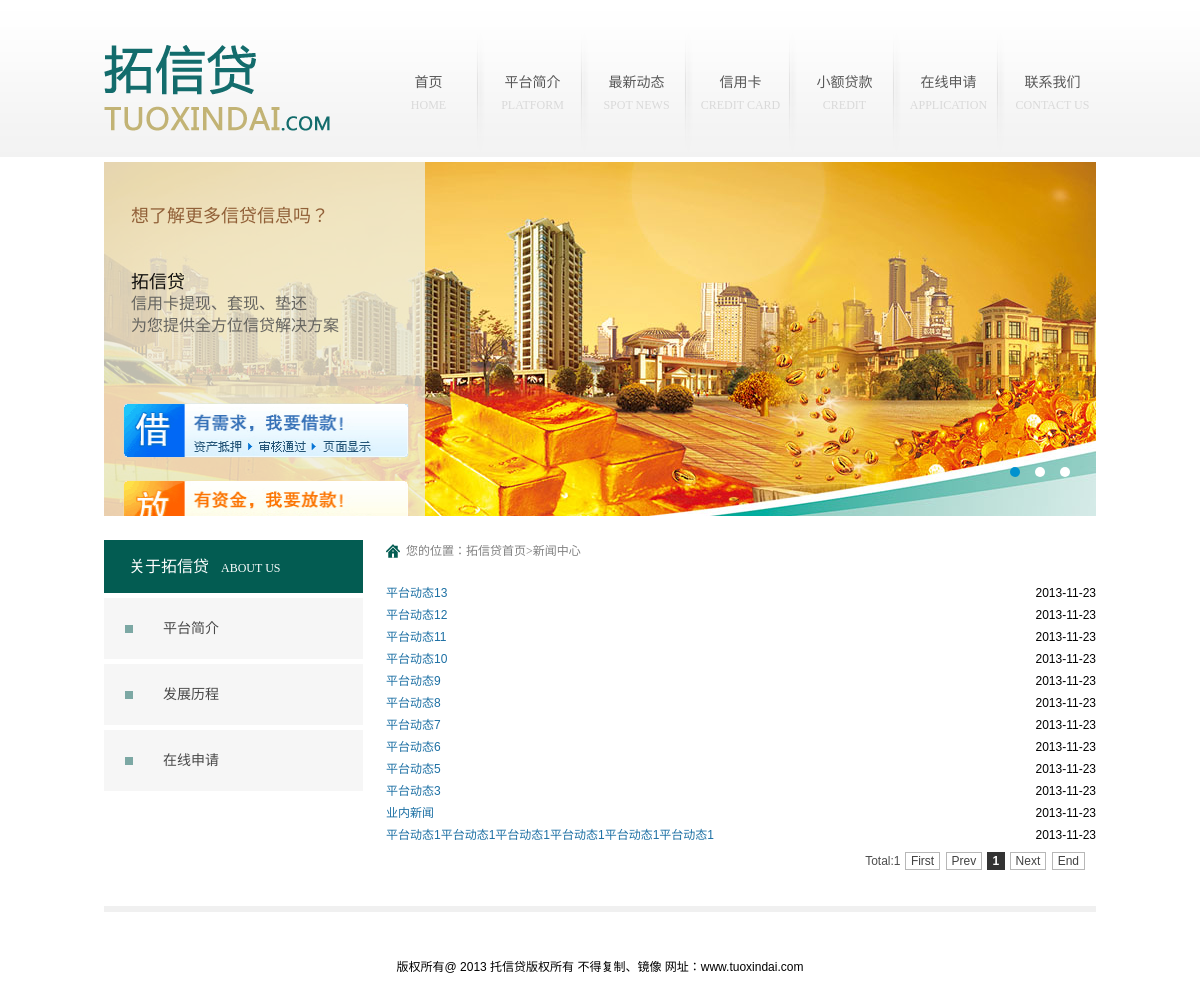
/list.php?id=1, run on the app's committed database.
### tables this page shows
CREATE TABLE IF NOT EXISTS `news` (
  `ID` int(10) NOT NULL AUTO_INCREMENT,
  `Tit` varchar(200) NOT NULL,
  `Content` longblob,
  `ClassID` int(10) NOT NULL,
  `DShow` tinyint(1) NOT NULL DEFAULT '0',
  `DOrder` int(11) NOT NULL DEFAULT '0',
  `Addtime` datetime NOT NULL,
  PRIMARY KEY (`ID`)
);

### list.php (the view, shortened to what this page needs)
<?php
require_once($web_root_part."lib/page.php");
$lid=$_GET['id'];
?>
<!DOCTYPE html PUBLIC "-//W3C//DTD XHTML 1.0 Transitional//EN" "http://www.w3.org/TR/xhtml1/DTD/xhtml1-transitional.dtd">
<html xmlns="http://www.w3.org/1999/xhtml">
<head>
<link href="css/style.css" rel="stylesheet" media="screen" type="text/css" />
<link href="css/tabMenu.css" rel="stylesheet" media="screen" type="text/css" />
<link href="css/cp.css" rel="stylesheet" media="screen" type="text/css" />
<link rel="stylesheet" type="text/css" href="jdt/css/jquery.jslides.css" media="screen" />
</head>
<body class="newslist">
<?php include 'header.php'; ?>
<div class="w992">
<?php include 'left.php'; ?>
    <div class="right">
		<div class="position">您的位置：拓信贷首页>新闻中心 </div>
        <div class="content">
			<ul>
            <?php
$querySel = "select * from news where ClassID ='".$lid."' and DShow=1 order by Addtime desc";
$result = mysql_query($querySel) or die(mysql_error());
$total_records = mysql_num_rows($result);
$page_size = 12;
$nums = $total_records;
$sub_pages = 5;
$pageCurrent = $_GET["page"];
if(!$pageCurrent) $pageCurrent = 1;
$begin_record = ($pageCurrent - 1) * $page_size;
if($total_records> 0)
{
	$querySel = $querySel. " limit ".$begin_record. ", ".$page_size;
	$result = mysql_query($querySel)   or   die(mysql_error());
	$result_show = array();
}
 $i = 0;
	while($row=mysql_fetch_array($result))
	{
	$result_show[$i] = $row;
?>
<li><a href="NewsInfo.php?id=<?php echo $result_show[$i]['ID'] ?>" target="_blank" class="tmain"><?php echo ($result_show[$i]['Tit']) ?></a><span class="riqi"><?php echo date('Y-m-d', strtotime($result_show[$i]['Addtime'])); ?></span></li>
<?php
}
?>
            </ul>
        <div class="pageclass"><?php $subPages=new SubPages($page_size,$nums,$pageCurrent,$sub_pages,"list.php?id=".$lid."&page=",2);?></div>
        </div>
    </div>
</div>
<?php include 'footer.php'; ?>
</body>
</html>

### css/style.css (style rules this page uses)
* { padding:0px; margin:0px; }
html { background:#FFF; }
body { font:12px Verdana,Arial,Tahoma; }
a { color:#256EB1; text-decoration:none; }
ul { list-style:none; }
.w992 { width:992px; overflow:hidden; margin:24px auto; }
.w992 .right { width:710px; overflow:hidden; float:right; }
.w992 .right .position { background:url(../images/house.png) left no-repeat; padding-left:20px; font-family:"宋体"; font-size:12px; color:#818181; }
.w992 .right .content { width:100%; overflow:hidden; margin-top:20px; min-height:300px; position:relative; }
.w992 .right .content span.riqi { float:right; }

### css/cp.css (style rules this page uses)
html,body { height: 100%; padding: 0; margin: 0; line-height: 22px; }
* { padding:0;list-style-type:none; }
ul,li { list-style:none; }
a,img { border:0; }
body { font-family: Arial, Helvetica, sans-serif; font-size: 12px; font-style: normal; font-weight: normal; text-decoration: none; margin-left: 0px; margin-top: 0px; margin-bottom: 0px; margin-right: 0px; }
.tmain { font-family: Arial, Helvetica, sans-serif; font-size: 12px; color: #1d70a4; text-decoration: none; }
div.pageclass { padding-right: 10px; padding-left: 0px; font-size: 12px; padding-bottom: 10px; color: #4e4e4e; padding-top: 10px; font-family: Arial, Helvetica, sans-serif; background-color: #fff; position:absolute; bottom:0px; right:0px; }

### data on the page
news: Tit "平台动态13", Addtime "2013-11-23"
news: Tit "平台动态12", Addtime "2013-11-23"
news: Tit "平台动态11", Addtime "2013-11-23"
news: Tit "平台动态10", Addtime "2013-11-23"
news: Tit "平台动态9", Addtime "2013-11-23"
news: Tit "平台动态8", Addtime "2013-11-23"
news: Tit "平台动态7", Addtime "2013-11-23"
news: Tit "平台动态6", Addtime "2013-11-23"
news: Tit "平台动态5", Addtime "2013-11-23"
news: Tit "平台动态3", Addtime "2013-11-23"
news: Tit "业内新闻", Addtime "2013-11-23"
news: Tit "平台动态1平台动态1平台动态1平台动态1平台动态1平台动态1", Addtime "2013-11-23"

### other printed values
$subPageCss2Str "Total:1"
$s "1"
